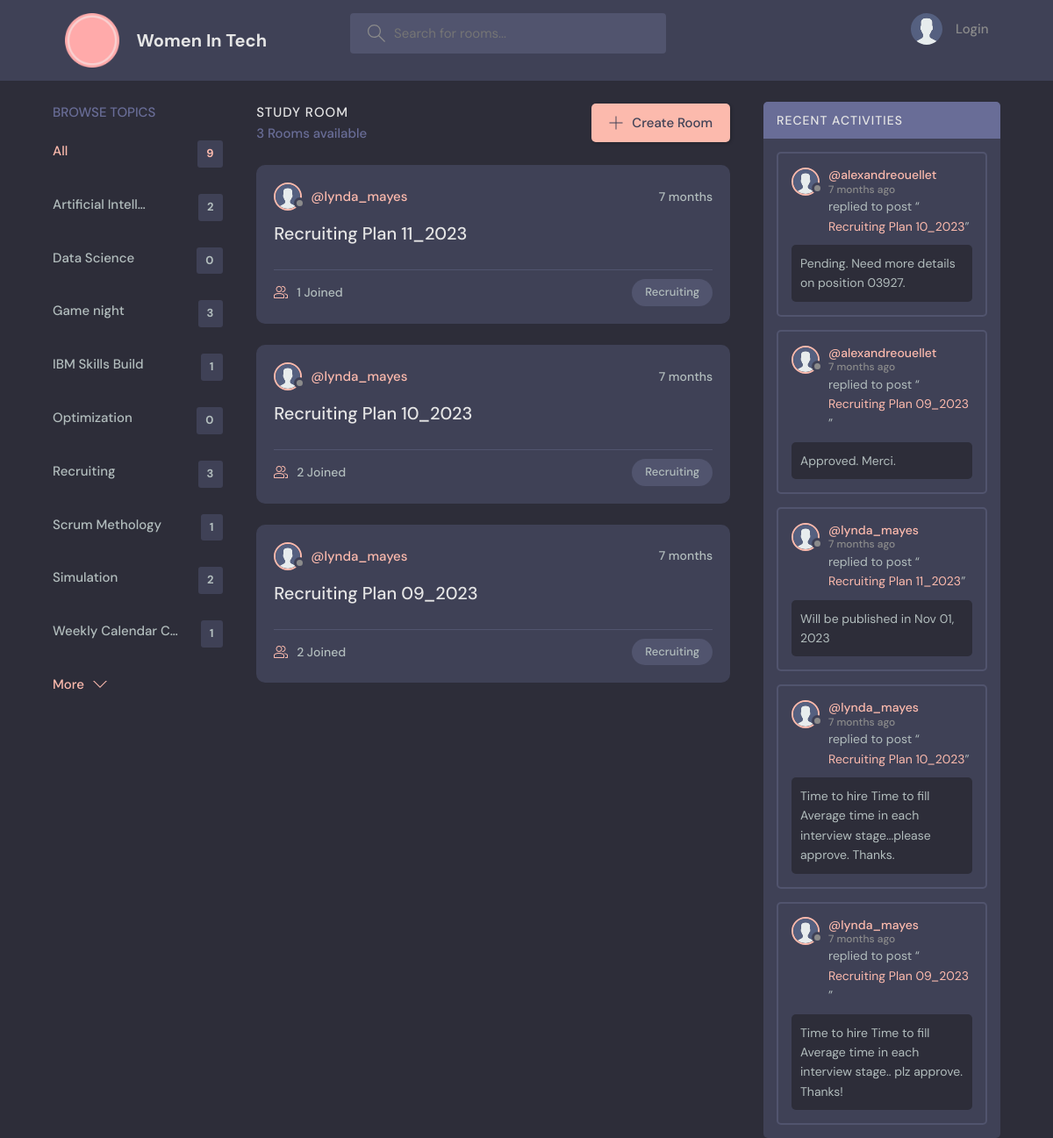
/?q=Recruiting, run on the app's committed database.
### base/models.py (models this page shows, shortened)
class Topic(models.Model):
    name = models.CharField(max_length=200)
    class Meta:
        ordering = ['name']

class Room(models.Model):
    host = models.ForeignKey(User, on_delete=models.SET_NULL, null=True)
    topic = models.ForeignKey(
        Topic, on_delete=models.SET_NULL, null=True)
    name = models.CharField(max_length=200)
    description = models.TextField(null=True, blank=True)
    participants = models.ManyToManyField(
        User, related_name="participants", blank=True)
    updated = models.DateTimeField(auto_now=True)
    created = models.DateTimeField(auto_now_add=True)
    class Meta:
        ordering = ['-updated', '-created']
    def __str__(self):
        return self.name

class Message(models.Model):
    user = models.ForeignKey(User, on_delete=models.CASCADE)
    room = models.ForeignKey(Room, on_delete=models.CASCADE)
    body = models.TextField()
    updated = models.DateTimeField(auto_now=True)
    created = models.DateTimeField(auto_now_add=True)
    class Meta:
        ordering = ['-updated', '-created']

### base/views.py (the view)
# urls.py: 2. Add a URL to urlpatterns:  path('', views.home, name='home')
def home(request):
    q = request.GET.get("q") if request.GET.get("q") != None else ""
    rooms = Room.objects.filter(
        Q(topic__name__icontains=q) | Q(name__icontains=q) | Q(description__icontains=q))
    topics = Topic.objects.all()
    room_count = rooms.count()
    room_messages = Message.objects.filter(Q(room__topic__name__icontains=q))
    context = {"rooms": rooms, "topics": topics,
               "room_count": room_count, "room_messages": room_messages}
    return render(request, "base/home.html", context)

### base/templates/base/home.html (shortened to what this page needs)
{% extends 'main.html' %}
{% block content %}
<main class=" layout layout--3">
  <div class="container">
    {% include 'base/topics_component.html'%}
    <div class="roomList">
      <div class="roomList__header">
        <div>
          <h2>Study Room</h2>
          <p>{{ room_count }} Rooms available</p>
        </div>
        <a class="btn btn--main" href="{% url 'create-room' %}">
          <svg version="1.1" xmlns="http://www.w3.org/2000/svg" width="32" height="32" viewBox="0 0 32 32">
            <title>add</title>
            <path
              d="M16.943 0.943h-1.885v14.115h-14.115v1.885h14.115v14.115h1.885v-14.115h14.115v-1.885h-14.115v-14.115z">
            </path>
          </svg>
          Create Room
        </a>
      </div>
      {% include 'base/feed_component.html'%}
    </div>
    {% include 'base/activity_component.html'%}
  </div>
</main>
{% endblock %}

### base/templates/base/topics_component.html
<div class="topics">
    <div class="topics__header">
        <h2>Browse Topics</h2>
    </div>
    <ul class="topics__list">
        <li>
            <a href="{% url 'home' %}" class="active">All <span>{{topics.count}}</span></a>
        </li>
        {% for topic in topics %}
        <li>
            <a href="{% url 'home' %}?q={{topic.name}}">
                {{ topic.name | truncatechars:18 }}
                <span>{{topic.room_set.all.count}}</span></a>
        </li>
        {% endfor %}
    </ul>
    <a class="btn btn--link" href="topics.html">
        More
        <svg version="1.1" xmlns="http://www.w3.org/2000/svg" width="32" height="32" viewBox="0 0 32 32">
            <title>chevron-down</title>
            <path d="M16 21l-13-13h-3l16 16 16-16h-3l-13 13z"></path>
        </svg>
    </a>
</div>

### base/templates/base/feed_component.html (shortened to what this page needs)
{% for room in rooms %}
{% load static %}
<div class="roomListRoom">
    <div class="roomListRoom__header">
        <a href="{% url 'user-profile' room.host.id %}" class="roomListRoom__author">
            <div class="avatar avatar--small">
                <img src="{% static 'images/avatar.svg' %}" />
            </div>
            <span>@{{room.host.username}}</span>
        </a>
        <div class="roomListRoom__actions">
            <span>{{room.created|timesince}}</span>
        </div>
    </div>
    <div class="roomListRoom__content">
        <a href="{% url 'room' room.id%}">{{room.name}}</a>
    </div>
    <div class="roomListRoom__meta">
        <a href="{% url 'room' room.id%}" class="roomListRoom__joined">
            {{room.participants.all.count}} Joined
        </a>
        <p class="roomListRoom__topic">{{room.topic.name}}</p>
    </div>
</div>
{% endfor %}

### base/templates/base/activity_component.html (shortened to what this page needs)
{% load static %}
<div class="activities">
    <div class="activities__header">
        <h2>Recent Activities</h2>
    </div>
    {% for message in room_messages %}
    <div class="activities__box">
        <div class="activities__boxHeader roomListRoom__header">
            <a href="{% url 'user-profile' message.user.id %}" class="roomListRoom__author">
                <div class="avatar avatar--small">
                    <img src="{% static 'images/avatar.svg' %}" />
                </div>
                <p>
                    @{{message.user}}
                    <span>{{message.created|timesince}} ago</span>
                </p>
            </a>
        </div>
        <div class="activities__boxContent">
            <p>replied to post “<a href="{% url 'room' message.room.id %}">{{message.room}}</a>”</p>
            <div class="activities__boxRoomContent">
                {{message.body}}
            </div>
        </div>
    </div>
    {% endfor %}
</div>

### data on the page
Topic: name "Artificial Intell…", room_set.all.count "2"
Topic: name "Data Science", room_set.all.count "0"
Topic: name "Game night", room_set.all.count "3"
Topic: name "IBM Skills Build", room_set.all.count "1"
Topic: name "Optimization", room_set.all.count "0"
Topic: name "Recruiting", room_set.all.count "3"
Topic: name "Scrum Methology", room_set.all.count "1"
Topic: name "Simulation", room_set.all.count "2"
Topic: name "Weekly Calendar C…", room_set.all.count "1"
Room: host.username "lynda_mayes", created "7 months", name "Recruiting Plan 11_2023", participants.all.count "1", topic.name "Recruiting"
Room: host.username "lynda_mayes", created "7 months", name "Recruiting Plan 10_2023", participants.all.count "2", topic.name "Recruiting"
Room: host.username "lynda_mayes", created "7 months", name "Recruiting Plan 09_2023", participants.all.count "2", topic.name "Recruiting"
Message: user "alexandreouellet", created "7 months", room "Recruiting Plan 10_2023", body "Pending. Need more details on position 03927."
Message: user "alexandreouellet", created "7 months", room "Recruiting Plan 09_2023", body "Approved. Merci."
Message: user "lynda_mayes", created "7 months", room "Recruiting Plan 11_2023", body "Will be published in Nov 01, 2023"
Message: user "lynda_mayes", created "7 months", room "Recruiting Plan 10_2023", body "Time to hire Time to fill Average time in each interview stage...please approve. Thanks."
Message: user "lynda_mayes", created "7 months", room "Recruiting Plan 09_2023", body "Time to hire Time to fill Average time in each interview stage.. plz approve. Thanks!"

### other printed values
{{ topics.count }} "9"
{{ room_count }} "3"
